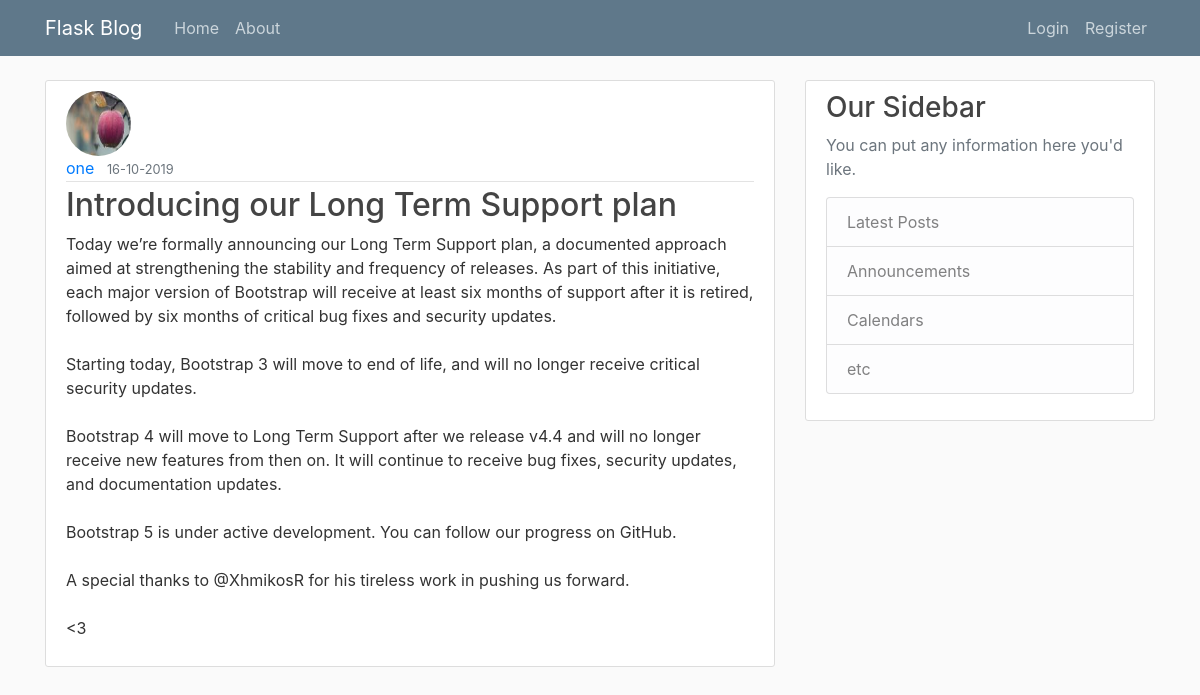
The page /post/5 on the database its author committed.
### flaskblog/modle.py (models this page shows, shortened)
class User(db.Model, UserMixin):
  id = db.Column(db.Integer, primary_key=True)
  username = db.Column(db.String(20), unique=True, nullable=False)
  email = db.Column(db.String(120), unique=True, nullable=False)
  password = db.Column(db.String(60), nullable=False)
  img_file = db.Column(db.String(20), nullable=False, default='default.jpg')
  posts = db.relationship('Post', backref='author', lazy=True)

class Post(db.Model):
  id = db.Column(db.Integer, primary_key=True)
  title = db.Column(db.String(100), nullable=False)
  content = db.Column(db.Text, nullable=False)
  post_date = db.Column(db.DateTime, nullable=False, default=datetime.utcnow)
  user_id = db.Column(db.Integer, db.ForeignKey('user.id'), nullable=False)

### flaskblog/posts/route.py (the view)
@posts.route('/post/<int:post_id>')
def single_post(post_id):
  from_u_p_page = request.args.get('from_u_p_page') # for redirect user posts page if come form user_post page
  single_post = Post.query.get_or_404(post_id)
  return render_template('single_post.html', title=single_post.title, post=single_post, from_u_p_page=from_u_p_page)

### flaskblog/templates/single_post.html (shortened to what this page needs)
{% extends 'layout.html' %}
{% block main_content %}
    <article class="media content-section">
        <div class="media-body">
            <img alt="" class="rounded-circle article-img" src=" {{ url_for('static', filename='images/'+post.author.img_file) }} ">
                <div class="article-metadata">
                    <a class="mr-2" href=" {{ url_for('users.user_posts', username=post.author.username) }} ">{{ post.author.username }}</a>
                    <small class="text-muted">{{ post.post_date.strftime('%d-%m-%Y') }}</small>
                </div>
                <h2>{{ post.title }}</h2>
                <p class="article-content">{{ post.content }}</p>
            </div>
        </article>
    {% endblock main_content %}

### flaskblog/static/main.css (style rules this page uses)
body { background: #fafafa; color: #333333; margin-top: 5rem; }
h1, h2, h3, h4, h5, h6 { color: #444444; }
.content-section { background: #ffffff; padding: 10px 20px; border: 1px solid #dddddd; border-radius: 3px; margin-bottom: 20px; }
.article-content { white-space: pre-line; }
.article-img { height: 65px; width: 65px; margin-right: 16px; }
.article-metadata { padding-bottom: 1px; margin-bottom: 4px; border-bottom: 1px solid #e3e3e3 }

### rows shown on the page
User: img_file (picture), author.username "one"
Post: post_date "16-10-2019", title "Introducing our Long Term Support plan", content "Today we’re formally announcing our Long Term Support plan, a documented approach aimed at strengthening the stability and frequency of releases. As part of this initiative, each major version of Bootstrap will receive at least six months of support after it is retired, followed by six months of critical bug fixes and security updates. Starting today, Bootstrap 3 will move to end of life, and will no longer receive critical security updates. Bootstrap 4 will move to Long Term Support after we release v4.4 and will no longer receive new features from then on. It will continue to receive bug fixes, security updates, and documentation updates. Bootstrap 5 is under active development. You can…"
